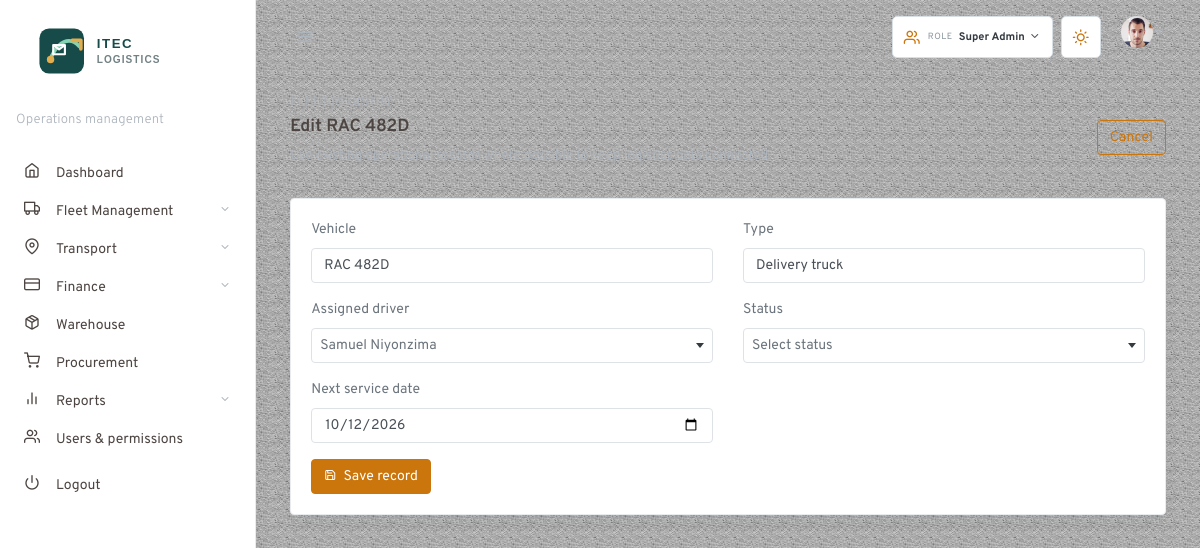
The app's page /logistics-mvc/public/?route=vehicles&action=edit&id=RAC+482D (signed in) with its own data.
### tables this page shows
CREATE TABLE vehicles (
    id INT UNSIGNED AUTO_INCREMENT PRIMARY KEY,
    plate_number VARCHAR(32) NOT NULL UNIQUE,
    vehicle_type VARCHAR(80) NOT NULL,
    model VARCHAR(80) NULL,
    assigned_driver_id INT UNSIGNED NULL,
    mileage INT UNSIGNED NOT NULL DEFAULT 0,
    status ENUM('available','on_trip','maintenance','inactive') NOT NULL DEFAULT 'available',
    next_service_date DATE NULL,
    created_at TIMESTAMP DEFAULT CURRENT_TIMESTAMP
);

### bootstrap.php (called while the page is built, shortened)
<?php
$config = require __DIR__ . '/config/config.php';
spl_autoload_register(static function (string $class): void {
    $path = __DIR__ . '/app/' . str_replace('\\', '/', $class) . '.php';
});
function config(string $key, mixed $default = null): mixed
{
    global $config;
    $value = $config;
    foreach (explode('.', $key) as $segment) {
        $value = $value[$segment];
    }
    return $value;
}
function view(string $template, array $data = []): void
{
    extract($data, EXTR_SKIP);
    require __DIR__ . '/app/Views/' . $template . '.php';
}

### app/Controllers/LogisticsController.php (called while the page is built, shortened)
<?php
class LogisticsController
{
    public function vehicles(): void { $this->render('vehicles'); }
    private function render(string $key): void
    {
        $action = $_GET['action'] ?? 'index';
        $id = isset($_GET['id']) ? (string) $_GET['id'] : null;
        $module = LogisticsData::module($key);
        $reportType = (string) ($_GET['report_type'] ?? '');
        $record = $id !== null ? LogisticsData::find($key, $id) : null;
        \view('modules/index', [
            'title' => $module['title'],
            'moduleKey' => $key,
            'module' => $module,
            'action' => $action,
            'saved' => ($_GET['saved'] ?? '') === '1',
            'record' => $record,
            'audit' => LogisticsData::auditLog(),
            'error' => $_GET['error'] ?? null,
            'reportType' => $reportType,
        ]);
    }
}

### routes/web.php (called while the page is built, shortened)
<?php
$routes = [
    'home' => ['Controllers\\HomeController', 'index'],
    'login' => ['Controllers\\HomeController', 'login'],
    'logout' => ['Controllers\\HomeController', 'logout'],
    'dashboard' => ['Controllers\\DashboardController', 'index'],
    'vehicles' => ['Controllers\\LogisticsController', 'vehicles'],
    'trips' => ['Controllers\\LogisticsController', 'trips'],
    'drivers' => ['Controllers\\LogisticsController', 'drivers'],
    'maintenance' => ['Controllers\\LogisticsController', 'maintenance'],
    'requests' => ['Controllers\\LogisticsController', 'requests'],
    'fuel' => ['Controllers\\LogisticsController', 'fuel'],
    'expenses' => ['Controllers\\LogisticsController', 'expenses'],
    'warehouse' => ['Controllers\\LogisticsController', 'warehouse'],
    'reports' => ['Controllers\\LogisticsController', 'reports'],
    'deliveries' => ['Controllers\\LogisticsController', 'deliveries'],
    'procurement' => ['Controllers\\LogisticsController', 'procurement'],
    'users' => ['Controllers\\LogisticsController', 'users'],
];
$route = $_GET['route'] ?? 'home';
$route = trim((string) $route, '/');
[$controller, $action] = $routes[$route];
$instance = new $controller();
$instance->{$action}();

### public/index.php (called while the page is built, shortened)
<?php
require dirname(__DIR__) . '/bootstrap.php';
require dirname(__DIR__) . '/routes/web.php';

### app/Models/LogisticsData.php (called while the page is built, shortened)
<?php
final class LogisticsData
{
    private static ?PDO $db = null;
    private static function db(): PDO
    {
        if (self::$db instanceof PDO) {
            return self::$db;
        }
        self::$db = Database::connection();
        return self::$db;
    }
    public static function fieldOptions(string $key, string $column): array
    {
        return match (true) {
            $key === 'vehicles' && $column === 'Assigned driver' => array_merge(['None'], self::columnValues('drivers', 'full_name')),
            $key === 'drivers' && $column === 'Assigned vehicle' => array_merge(['None'], self::columnValues('vehicles', 'plate_number')),
            in_array($column, ['Vehicle'], true) && $key !== 'vehicles' => self::columnValues('vehicles', 'plate_number'),
            $column === 'Driver' => self::columnValues('drivers', 'full_name'),
            in_array($column, ['Requester', 'Submitted by', 'Requested by'], true) => self::columnValues('users', 'full_name'),
            $column === 'Trip' => self::columnValues('trips', 'reference_code'),
            $column === 'Warehouse' => self::columnValues('warehouses', 'warehouse_name'),
            $column === 'Supplier' => self::columnValues('suppliers', 'supplier_name'),
            $column === 'Role' => self::columnValues('roles', 'role_name'),
            $column === 'Department' => ['Operations', 'Fleet', 'Warehouse', 'Finance', 'Management', 'Administration'],
            $column === 'Category' => ['Fuel', 'Toll', 'Repair', 'Allowance', 'Parking', 'Insurance'],
            $column === 'Priority' => ['Urgent', 'High', 'Normal', 'Low'],
            $column === 'Status' => self::statusOptions($key),
            default => [],
        };
    }
    public static function module(string $key): array
    {
        $module = self::definition($key);
        $module['rows'] = self::rows($key);
        return $module;
    }
    public static function find(string $key, string $id): ?array
    {
        foreach (self::rows($key) as $row) {
            if ((string) $row[0] === $id) {
                return $row;
            }
        }
        return null;
    }
    public static function isFileColumn(string $key, string $column): bool
    {
        return in_array($column, array_values(self::fileColumns($key)), true);
    }
    public static function isRequiredColumn(string $key, string $column): bool
    {
        $definition = self::definition($key);
        return in_array($column, $definition['required'] ?? [], true);
    }
    public static function isDateColumn(string $column): bool
    {
        $lower = strtolower($column);
        return str_contains($lower, 'date') ||
            str_contains($lower, 'expiry') ||
            str_contains($lower, 'service') ||
            str_contains($lower, 'due') ||
            str_contains($lower, ' at') ||
            in_array($column, ['Pickup', 'Last login'], true);
    }
    private static function definition(string $key): array
    {
        return $definitions[$key];
    }
    private static function fetchRows(string $sql, callable $map): array
    {
        $statement = self::db()->query($sql);
        return array_map($map, $statement->fetchAll());
    }
    private static function columnValues(string $table, string $column): array
    {
        $statement = self::db()->query("SELECT {$column} FROM {$table} ORDER BY {$column}");
        return array_values(array_filter(array_column($statement->fetchAll(), $column), static fn ($value): bool => $value !== null && $value !== ''));
    }
    private static function statusOptions(string $key): array
    {
        return match ($key) {
            'vehicles' => ['Available', 'On trip', 'Maintenance', 'Inactive'],
            'drivers' => ['Available', 'On trip', 'Off duty', 'Inactive'],
            'trips' => ['Requested', 'Approved', 'Loading', 'In transit', 'Delivered', 'Cancelled'],
            'requests' => ['Pending', 'Approved', 'Assigned', 'Rejected', 'Cancelled'],
            'deliveries' => ['Loading', 'In transit', 'Delivered', 'Failed'],
            'expenses' => ['Pending', 'Approved', 'Rejected'],
            'warehouse' => ['In stock', 'Reorder', 'Out of stock'],
            'maintenance' => ['Open', 'Scheduled', 'In progress', 'Completed', 'Cancelled'],
            'procurement' => ['Draft', 'Quotation', 'Approved', 'Received', 'Rejected'],
            'users' => ['Active', 'Inactive', 'Locked'],
            default => [],
        };
    }
    private static function fileColumns(string $key): array
    {
        return match ($key) {
            'deliveries' => [5 => 'Proof file', 6 => 'Signature file'],
            'fuel' => [7 => 'Receipt file'],
            default => [],
        };
    }
    private static function label(?string $value): string
    {
        return ucwords(str_replace('_', ' ', $value));
    }
    private static function formatDate(?string $value): string
    {
        return $value ? date('Y-m-d', strtotime($value)) : '';
    }
}

### config/config.php (called while the page is built, shortened)
<?php
return [
    'app' => [
        'name' => 'ITEC Logistics',
        'base_url' => '/logistics-mvc/public',
    ],
    'db' => [
        'host' => getenv('LOGISTICS_DB_HOST') ?: '127.0.0.1',
        'name' => getenv('LOGISTICS_DB_NAME') ?: 'logistics_mvc',
        'user' => getenv('LOGISTICS_DB_USER') ?: 'root',
        'pass' => getenv('LOGISTICS_DB_PASS') ?: '',
        'charset' => 'utf8mb4',
    ],
];

### app/Core/Database.php (called while the page is built, shortened)
<?php
final class Database
{
    private static ?PDO $connection = null;
    public static function connection(): PDO
    {
        $config = \config('db');
        $dsn = sprintf('mysql:host=%s;dbname=%s;charset=%s', $config['host'], $config['name'], $config['charset']);
        try {
            self::$connection = new PDO($dsn, $config['user'], $config['pass'], [
                PDO::ATTR_ERRMODE => PDO::ERRMODE_EXCEPTION,
                PDO::ATTR_DEFAULT_FETCH_MODE => PDO::FETCH_ASSOC,
                PDO::ATTR_EMULATE_PREPARES => false,
            ]);
        } catch (PDOException $exception) {
            throw new RuntimeException('Logistics database connection failed.', 0, $exception);
        }
        return self::$connection;
    }
}

### app/Views/modules/form.php (the view)
<div class="row align-items-center mb-3"><div class="col"><p class="small text-muted text-uppercase mb-1"><?= htmlspecialchars($module['kicker']) ?></p><h2 class="h5 page-title"><?= htmlspecialchars($formTitle) ?></h2><p class="text-muted small">Use existing operational records where possible to keep logistics data connected.</p></div><div class="col-auto"><a class="btn btn-outline-primary" href="<?= $baseUrl ?>/?route=<?= urlencode($moduleKey) ?>">Cancel</a></div></div>
<div class="card shadow"><div class="card-body"><form method="post" action="<?= htmlspecialchars($formAction) ?>" enctype="multipart/form-data"><div class="row">
<?php foreach ($module['columns'] as $index => $column): ?>
  <?php
    $options = \Models\LogisticsData::fieldOptions($moduleKey, $column);
    $value = $record[$index] ?? '';
    $required = \Models\LogisticsData::isRequiredColumn($moduleKey, $column);
    $isFile = \Models\LogisticsData::isFileColumn($moduleKey, $column);
    $isLong = in_array($column, ['Description', 'Notes'], true);
    $isDateTime = in_array($column, ['Departure at', 'Arrival at', 'Purchased at', 'Delivered at', 'Completed at', 'Last generated', 'Last login'], true);
    $isDate = !$isDateTime && \Models\LogisticsData::isDateColumn($column);
    $inputValue = $isDateTime && $value ? str_replace(' ', 'T', substr((string) $value, 0, 16)) : $value;
  ?>
  <div class="col-md-6 mb-3"><label for="field_<?= $index ?>"><?= htmlspecialchars($column) ?></label>
    <?php if ($isFile): ?>
      <?php if ($value): ?><p class="small text-muted mb-1">Current file: <?= htmlspecialchars((string) $value) ?></p><?php endif; ?>
      <input type="hidden" name="existing_field_<?= $index ?>" value="<?= htmlspecialchars((string) $value) ?>">
      <input class="form-control" type="file" id="field_<?= $index ?>" name="field_<?= $index ?>" accept=".pdf,.png,.jpg,.jpeg,.doc,.docx,.xls,.xlsx">
    <?php elseif ($options): ?>
      <select class="form-control select2" id="field_<?= $index ?>" name="field_<?= $index ?>" <?= $required ? 'required' : '' ?>><option value="">Select <?= strtolower(htmlspecialchars($column)) ?></option><?php foreach ($options as $option): ?><option value="<?= htmlspecialchars($option) ?>" <?= $value === $option ? 'selected' : '' ?>><?= htmlspecialchars($option) ?></option><?php endforeach; ?></select>
    <?php elseif ($isLong): ?>
      <textarea class="form-control" id="field_<?= $index ?>" name="field_<?= $index ?>" rows="3" <?= $required ? 'required' : '' ?>><?= htmlspecialchars((string) $value) ?></textarea>
    <?php else: ?>
      <input class="form-control" type="<?= $isDateTime ? 'datetime-local' : ($isDate ? 'date' : 'text') ?>" id="field_<?= $index ?>" name="field_<?= $index ?>" value="<?= htmlspecialchars((string) $inputValue) ?>" <?= $required ? 'required' : '' ?>>
    <?php endif; ?>
  </div>
<?php endforeach; ?>
</div><button class="btn btn-primary" type="submit"><i class="fe fe-save fe-12 mr-1"></i> Save record</button></form></div></div>

### public/assets/css/feather.css (style rules this page uses)
.fe { font-family: "feather" !important; speak: none; font-style: normal; font-weight: normal; font-variant: normal; text-transform: none; line-height: 1; -webkit-font-smoothing: antialiased; -moz-osx-font-smoothing: grayscale; }
.fe-12 { font-size: 12px; }
.fe-save:before { content: ""; }

### records on screen
vehicles: plate_number "Edit RAC 482D", plate_number "RAC 482D", vehicle_type "Delivery truck", next_service_date "10/12/2026"

### other values on screen
role_label() "Super Admin"
$module['kicker'] "FLEET REGISTRY"
$column "Vehicle"
$column "Type"
$column "Assigned driver"
$column "Status"
$column "Next service date"
